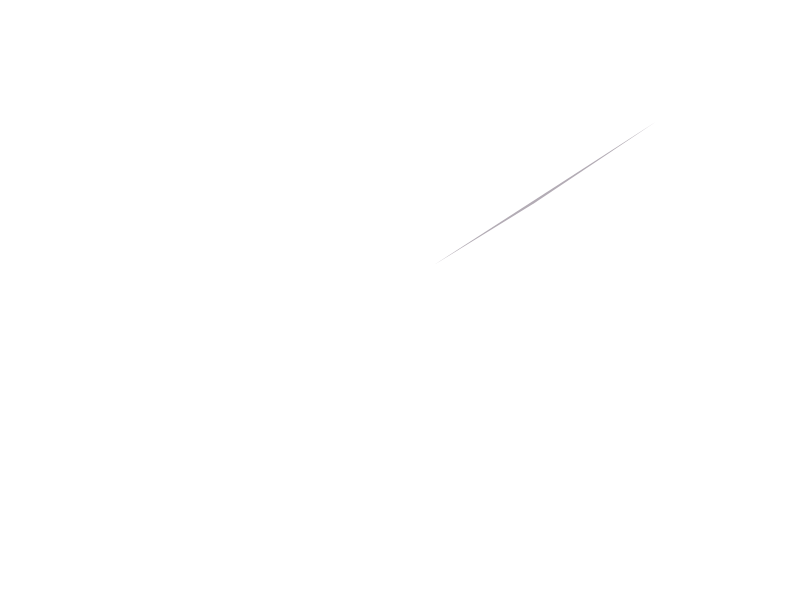
Frame 1 (no input)
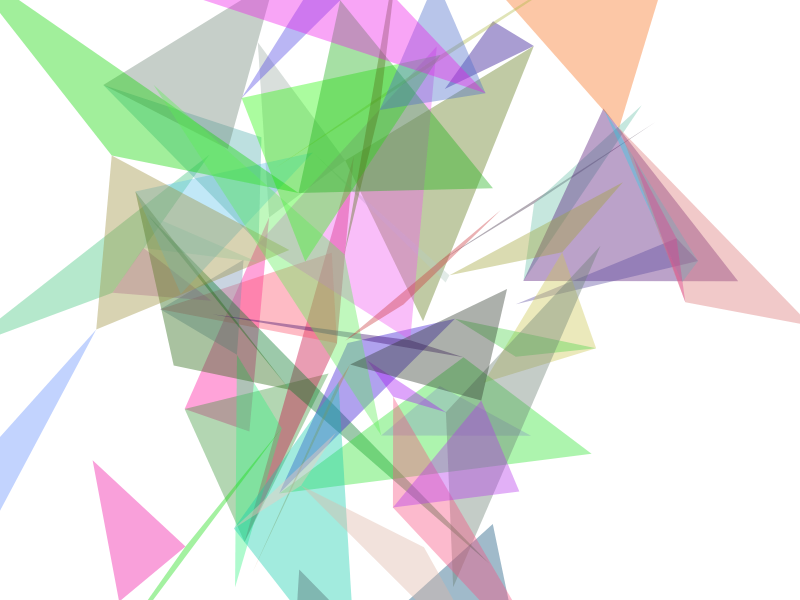
Frame 60 (no input)
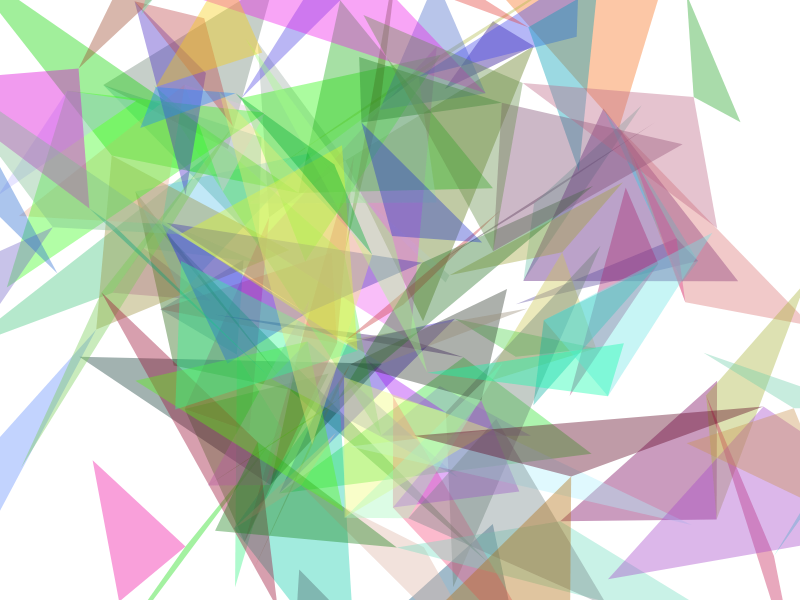
Frame 120 (the mouse pressed at the canvas centre since frame 60)

The p5.js sketch that drew these frames (run headless with seeded random() and noise() and a simulated clock; from frame 60 on, the mouse is pressed at the canvas centre):

// p5.js sketch
// ── sketch.js
//author: Natalie Black :)
var x1,x2,x3,y1,y2,y3;
var r;

function setup() {
  noStroke();
  createCanvas(displayWidth, displayHeight);
  frameRate(30);
  r = 200;
  x1 = random(width*0.4,width*0.6);
  y1 = random(height*0.4,height*0.6);
  x2 = x1 + random(-r,r);
  y2 = y1 + random(-r,r);
  x3 = x2 + random(-r,r);
  y3 = y2 + random(-r,r);
}

function draw() {
  fill(random(255), random(255), random(255), 100);
  triangle(x1,y1,x2,y2,x3,y3);
  x1 = x2;
  y1 = y2;
  x1 = keepOnBoardX(x1);
  y1 = keepOnBoardY(y1);
  x2 = x1 + random(-r,r);
  y2 = y1 + random(-r,r);
  x3 = x2 + random(-r,r);
  y3 = y2 + random(-r,r);
}

function keepOnBoardX(x) {
  if(x < 0 || x > width) {
    return random(width);
  }else {
    return x;
  }
}

function keepOnBoardY(y) {
  if(y < 0 || y > height) {
    return random(height);
  }else {
    return y;
  }
}
